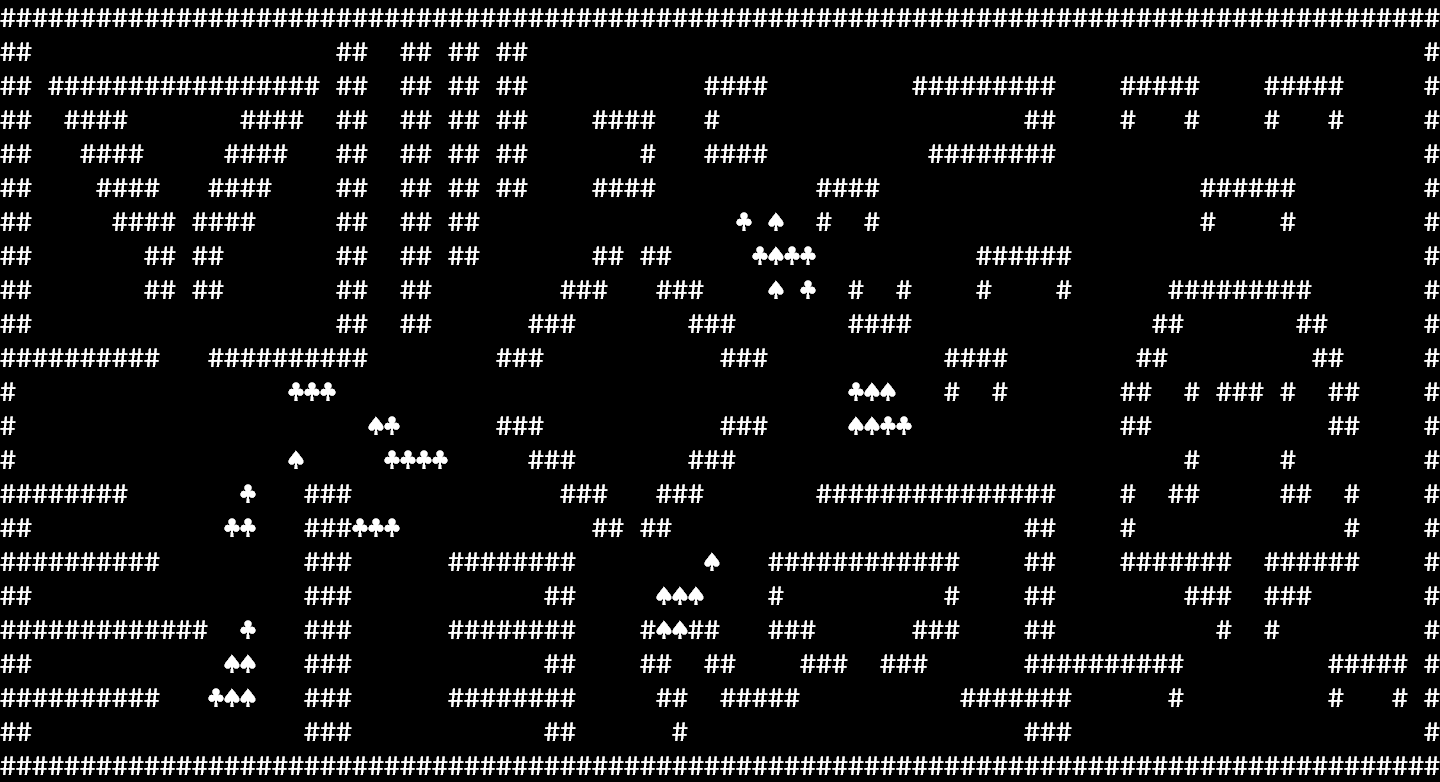

A level layout from a 2D game, rendered from its tile map. Below: a short description, then the map file with tile-grid data replaced by summaries:
An orthogonal 90x23 tile map with 16x34 px tiles, 1 tile layer (Слой тайлов 1) and 11 objects.

<map version="1.5" tiledversion="1.7.2" orientation="orthogonal" renderorder="left-up" width="90" height="23" tilewidth="16" tileheight="34" infinite="0" nextlayerid="9" nextobjectid="39">
 <properties>
  <property name="Color" type="color" value="#ff4fecec" />
  <property name="LootTableName" value="Mraumir" />
  <property name="NameToken" value="MapMraumir" />
 </properties>
 <tileset firstgid="1" name="Consolas1" tilewidth="16" tileheight="34" spacing="1" tilecount="1015" columns="35">
  <image source="../Tilesets/Fonts/test/spacing/Consolas_0.png" width="600" height="1024" />
  <tile id="2">
   <properties>
    <property name="Color" type="color" value="#ffcacaca" />
    <property name="IsBounds" type="bool" value="true" />
   </properties>
  </tile>
  <tile id="787">
   <properties>
    <property name="Color" type="color" value="#ff00aa00" />
    <property name="IsBounds" type="bool" value="true" />
   </properties>
  </tile>
  <tile id="788">
   <properties>
    <property name="Color" type="color" value="#ff55aa00" />
    <property name="IsBounds" type="bool" value="true" />
   </properties>
  </tile>
 </tileset>
 <layer id="7" name="Слой тайлов 1" width="90" height="23">
  <data>[2070 cells, 787 non-empty, 3 distinct tile ids]</data>
 </layer>
 <objectgroup id="2" name="Слой объектов 1">
  <object id="28" gid="32" x="720" y="408" width="16" height="34">
   <properties>
    <property name="Color" type="color" value="#ffff0000" />
    <property name="IsBound" type="bool" value="false" />
    <property name="idobj" value="player" />
    <property name="type" value="player" />
   </properties>
  </object>
  <object id="30" gid="474" x="624" y="272" width="16" height="34">
   <properties>
    <property name="Color" type="color" value="#ffde20ff" />
    <property name="idobj" value="rat" />
    <property name="type" value="spawner" />
   </properties>
  </object>
  <object id="31" gid="82" x="160" y="136" width="16" height="34">
   <properties>
    <property name="Color" type="color" value="#ffab7138" />
    <property name="class" value="bruiser" />
    <property name="idobj" value="rat" />
    <property name="race" value="animal" />
    <property name="type" value="enemy" />
   </properties>
  </object>
 </objectgroup>
 <objectgroup id="8" name="Areas">
  <object id="32" x="482.788" y="237.667" width="295.212" height="306.667">
   <properties>
    <property name="Color" type="color" value="#ffd6da07" />
    <property name="NameToken" value="AreaMainSquare" />
    <property name="type" value="area" />
   </properties>
  </object>
  <object id="33" x="1106.18" y="274.545" width="255.212" height="370.667">
   <properties>
    <property name="Color" type="color" value="#ff1881c8" />
    <property name="NameToken" value="AreaChapel" />
    <property name="type" value="area" />
   </properties>
  </object>
  <object id="34" x="768.394" y="554.667" width="193.212" height="130.667">
   <properties>
    <property name="Color" type="color" value="#ffc8b16d" />
    <property name="NameToken" value="AreaSmith" />
    <property name="type" value="area" />
   </properties>
  </object>
  <object id="35" x="555.394" y="40.6665" width="807.212" height="186.667">
   <properties>
    <property name="Color" type="color" value="#ff7dc86c" />
    <property name="NameToken" value="AreaUpperCommerce" />
    <property name="type" value="area" />
   </properties>
  </object>
  <object id="36" x="836.394" y="252.666" width="237.212" height="178.667">
   <properties>
    <property name="Color" type="color" value="#ff5b904e" />
    <property name="NameToken" value="AreaLowerCommerce" />
    <property name="type" value="area" />
   </properties>
  </object>
  <object id="37" x="16.394" y="14.6665" width="335.212" height="342.667">
   <properties>
    <property name="Color" type="color" value="#ffaa0000" />
    <property name="NameToken" value="AreaOldTemple" />
    <property name="type" value="area" />
   </properties>
  </object>
  <object id="38" x="8.394" y="492.666" width="329.212" height="274.667">
   <properties>
    <property name="Color" type="color" value="#ffe086e3" />
    <property name="NameToken" value="AreaGuestMarket" />
    <property name="type" value="area" />
   </properties>
  </object>
 </objectgroup>
 <objectgroup id="3" name="Regions" visible="0">
  <object id="12" x="0" y="0" width="1440" height="782">
   <properties>
    <property name="Color" type="color" value="#ffaa5500" />
    <property name="NameToken" value="RegionMarket" />
    <property name="type" value="region" />
   </properties>
  </object>
 </objectgroup>
</map>
